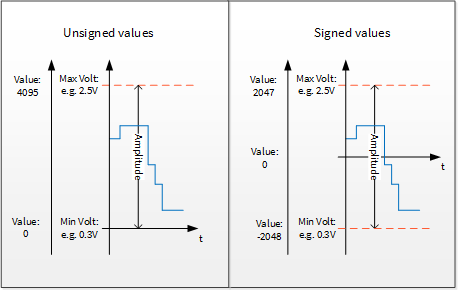
#> input picture DAC_test/Dave/Model/APPS/DAC_LUT/v4_1_16/Uimodel/Sign_Sel.bmp, 458 x 290 px
$ python peppa_generator.py DAC_test/Dave/Model/APPS/DAC_LUT/v4_1_16/Uimodel/Sign_Sel.bmp
#> lines starting #> are read from the running program, lines starting #| are printed output that depends on the picture
import cv2
import numpy as np
import sys

class peppa_generator:
    def __init__(self, file_path):
        self.x_list = []
        self.y_list = []
        img = cv2.imread(file_path, cv2.IMREAD_GRAYSCALE)
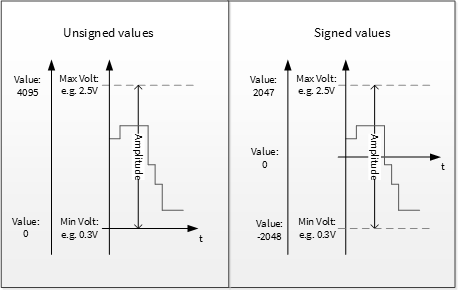
#> img: shape (290, 458); min 0, max 255, mean 238.7
        img = cv2.resize(img, (80, 80))
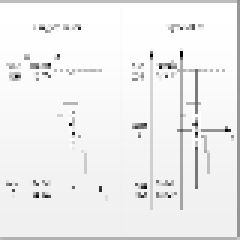
#> img: shape (80, 80) (shown 3 times larger); min 0, max 255, mean 239
        ret, self.matrix = cv2.threshold(img, 200, 255, cv2.THRESH_BINARY)
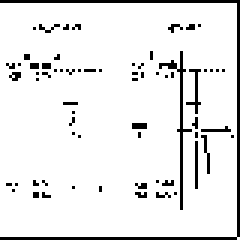
#> self.matrix: shape (80, 80) (shown 3 times larger); 91.5% white; black in thin lines or dots
        cv2.imshow("Preview", self.matrix)
        cv2.waitKey()
        (self.x_len, self.y_len) = self.matrix.shape
#> self.x_len = 80; self.y_len = 80

    def generator(self):
        for i in range(self.x_len):
            for j in range(self.y_len):
                if self.matrix[i][j] == 0:
                    self.x_list.append(int(i*30))
                    self.y_list.append(int(j*30))
#> after the loop, self.x_list = 544 values from 0 to 2370
        print("x_list:", len(self.x_list), self.x_list)
#> (printed output is left out)
        print("y_list:", len(self.y_list), self.y_list)
#> (printed output is left out)
        if self.x_len > 1024:
            print("Warning: Image too large !")

if __name__ == "__main__":
    peppa = peppa_generator(sys.argv[-1])
    peppa.generator()

$ run again, on DAC_test/Dave/Model/APPS/DAC_LUT/v4_1_16/Uimodel/freq_config.bmp
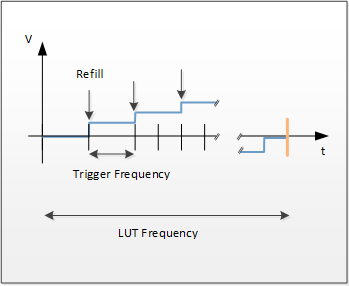
#> input picture DAC_test/Dave/Model/APPS/DAC_LUT/v4_1_16/Uimodel/freq_config.bmp, 349 x 286 px
#> in __init__, `img = cv2.resize(img, (80, 80))`:
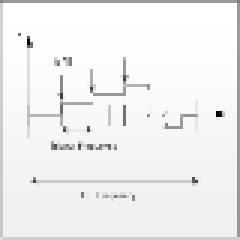
#> img: shape (80, 80) (shown 3 times larger); min 0, max 255, mean 240.3
#> in __init__, `ret, self.matrix = cv2.threshold(img, 200, 255, cv2.THRESH_BINARY)`:
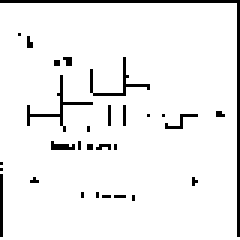
#> self.matrix: shape (80, 80) (shown 3 times larger); 94.1% white; black in thin lines or dots
#> (printed output is left out)
#> (printed output is left out)
